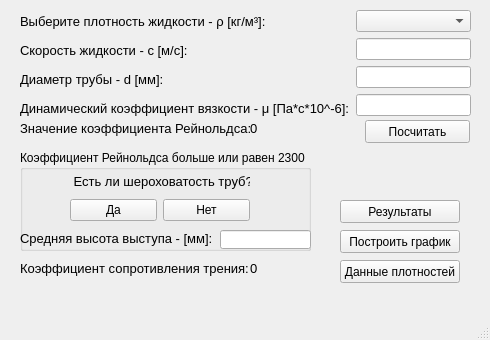
<?xml version="1.0" encoding="UTF-8"?>
<ui version="4.0">
 <class>mainWindow</class>
 <widget class="QMainWindow" name="mainWindow">
  <property name="geometry">
   <rect>
    <x>0</x>
    <y>0</y>
    <width>490</width>
    <height>340</height>
   </rect>
  </property>
  <property name="minimumSize">
   <size>
    <width>490</width>
    <height>340</height>
   </size>
  </property>
  <property name="maximumSize">
   <size>
    <width>490</width>
    <height>340</height>
   </size>
  </property>
  <property name="windowTitle">
   <string>MainWindow</string>
  </property>
  <widget class="QWidget" name="centralwidget">
   <widget class="QWidget" name="horizontalLayoutWidget">
    <property name="geometry">
     <rect>
      <x>20</x>
      <y>10</y>
      <width>451</width>
      <height>110</height>
     </rect>
    </property>
    <layout class="QHBoxLayout" name="layoutInput">
     <item>
      <layout class="QVBoxLayout" name="layoutLabel">
       <item>
        <widget class="QLabel" name="liquidDensity">
         <property name="font">
          <font>
           <pointsize>10</pointsize>
          </font>
         </property>
         <property name="text">
          <string>Выберите плотность жидкости - ρ [кг/м³]:</string>
         </property>
        </widget>
       </item>
       <item>
        <widget class="QLabel" name="liquidSpeed">
         <property name="font">
          <font>
           <pointsize>10</pointsize>
          </font>
         </property>
         <property name="text">
          <string>Скорость жидкости - с [м/c]:</string>
         </property>
        </widget>
       </item>
       <item>
        <widget class="QLabel" name="pipeDiameter">
         <property name="font">
          <font>
           <pointsize>10</pointsize>
          </font>
         </property>
         <property name="text">
          <string>Диаметр трубы - d [мм]:</string>
         </property>
        </widget>
       </item>
       <item>
        <widget class="QLabel" name="dynamicCoeffLiquid">
         <property name="font">
          <font>
           <pointsize>10</pointsize>
          </font>
         </property>
         <property name="text">
          <string>Динамический коэффициент вязкости - μ [Па*с*10^-6]:</string>
         </property>
        </widget>
       </item>
      </layout>
     </item>
     <item>
      <layout class="QVBoxLayout" name="LayoutLine">
       <item>
        <widget class="QComboBox" name="lineLiquidDensityComboBox"/>
       </item>
       <item>
        <widget class="QLineEdit" name="lineLiquidSpeed"/>
       </item>
       <item>
        <widget class="QLineEdit" name="linePipeDiameter"/>
       </item>
       <item>
        <widget class="QLineEdit" name="lineDynamicCoeffLiquid"/>
       </item>
      </layout>
     </item>
    </layout>
   </widget>
   <widget class="QLabel" name="labelReynolds">
    <property name="geometry">
     <rect>
      <x>20</x>
      <y>120</y>
      <width>230</width>
      <height>16</height>
     </rect>
    </property>
    <property name="font">
     <font>
      <pointsize>10</pointsize>
     </font>
    </property>
    <property name="text">
     <string>Значение коэффициента Рейнольдса:</string>
    </property>
   </widget>
   <widget class="QLabel" name="labelValueReynolds">
    <property name="geometry">
     <rect>
      <x>250</x>
      <y>120</y>
      <width>100</width>
      <height>16</height>
     </rect>
    </property>
    <property name="font">
     <font>
      <pointsize>10</pointsize>
     </font>
    </property>
    <property name="text">
     <string>0</string>
    </property>
   </widget>
   <widget class="QGroupBox" name="groupReynolds">
    <property name="geometry">
     <rect>
      <x>20</x>
      <y>150</y>
      <width>291</width>
      <height>101</height>
     </rect>
    </property>
    <property name="title">
     <string>Коэффициент Рейнольдса больше или равен 2300</string>
    </property>
    <widget class="QWidget" name="verticalLayoutWidget">
     <property name="geometry">
      <rect>
       <x>50</x>
       <y>20</y>
       <width>180</width>
       <height>51</height>
      </rect>
     </property>
     <layout class="QVBoxLayout" name="verticalRoughness">
      <item>
       <widget class="QLabel" name="labelRoughness">
        <property name="font">
         <font>
          <pointsize>10</pointsize>
         </font>
        </property>
        <property name="text">
         <string> Есть ли шероховатость труб?</string>
        </property>
       </widget>
      </item>
      <item>
       <layout class="QHBoxLayout" name="horizontalRoughness">
        <item>
         <widget class="QPushButton" name="buttonRoughnessYes">
          <property name="text">
           <string>Да</string>
          </property>
         </widget>
        </item>
        <item>
         <widget class="QPushButton" name="buttonRoughnessNo">
          <property name="text">
           <string>Нет</string>
          </property>
         </widget>
        </item>
       </layout>
      </item>
     </layout>
    </widget>
    <widget class="QLabel" name="ledges">
     <property name="geometry">
      <rect>
       <x>0</x>
       <y>80</y>
       <width>192</width>
       <height>16</height>
      </rect>
     </property>
     <property name="font">
      <font>
       <pointsize>10</pointsize>
      </font>
     </property>
     <property name="text">
      <string>Средняя высота выступа - [мм]:</string>
     </property>
    </widget>
    <widget class="QLineEdit" name="lineLedges">
     <property name="geometry">
      <rect>
       <x>200</x>
       <y>80</y>
       <width>91</width>
       <height>19</height>
      </rect>
     </property>
    </widget>
   </widget>
   <widget class="QLabel" name="labelValueFriction">
    <property name="geometry">
     <rect>
      <x>250</x>
      <y>260</y>
      <width>100</width>
      <height>16</height>
     </rect>
    </property>
    <property name="font">
     <font>
      <pointsize>10</pointsize>
     </font>
    </property>
    <property name="text">
     <string>0</string>
    </property>
   </widget>
   <widget class="QLabel" name="labelFriction">
    <property name="geometry">
     <rect>
      <x>20</x>
      <y>260</y>
      <width>230</width>
      <height>16</height>
     </rect>
    </property>
    <property name="font">
     <font>
      <pointsize>10</pointsize>
     </font>
    </property>
    <property name="text">
     <string>Коэффициент сопротивления трения:</string>
    </property>
   </widget>
   <widget class="QPushButton" name="buttonStart">
    <property name="geometry">
     <rect>
      <x>365</x>
      <y>120</y>
      <width>105</width>
      <height>23</height>
     </rect>
    </property>
    <property name="text">
     <string>Посчитать</string>
    </property>
   </widget>
   <widget class="QPushButton" name="buttonCheckData">
    <property name="geometry">
     <rect>
      <x>340</x>
      <y>260</y>
      <width>120</width>
      <height>23</height>
     </rect>
    </property>
    <property name="text">
     <string>Данные плотностей</string>
    </property>
   </widget>
   <widget class="QPushButton" name="buttonCheckResults">
    <property name="geometry">
     <rect>
      <x>340</x>
      <y>200</y>
      <width>120</width>
      <height>23</height>
     </rect>
    </property>
    <property name="text">
     <string>Результаты</string>
    </property>
   </widget>
   <widget class="QPushButton" name="buttonCheckGraph">
    <property name="geometry">
     <rect>
      <x>340</x>
      <y>230</y>
      <width>120</width>
      <height>23</height>
     </rect>
    </property>
    <property name="text">
     <string>Построить график</string>
    </property>
   </widget>
  </widget>
  <widget class="QMenuBar" name="menubar">
   <property name="geometry">
    <rect>
     <x>0</x>
     <y>0</y>
     <width>490</width>
     <height>21</height>
    </rect>
   </property>
  </widget>
  <widget class="QStatusBar" name="statusbar"/>
 </widget>
 <resources/>
 <connections/>
</ui>
